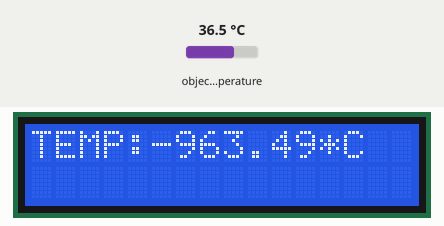
The sketch below on a simulated Arduino Uno, built with avr-gcc and run on an emulated ATmega328P. On the bench: 16×2 character LCD. The inputs (shaded band) are chosen by the test bench; at power-on: object temperature 36.5 °C. What the sketch prints to the serial monitor is not drawn.

Above: at 1.2 s.
1.3 s: object temperature set to 20 °C
At 2.0 s:
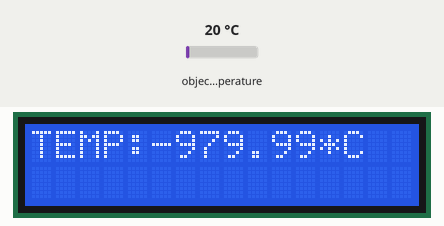
4.3 s: object temperature set to 26 °C
At 5.1 s:
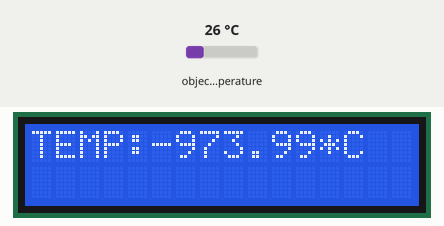
6.2 s: object temperature set to 32 °C
At 6.6 s:
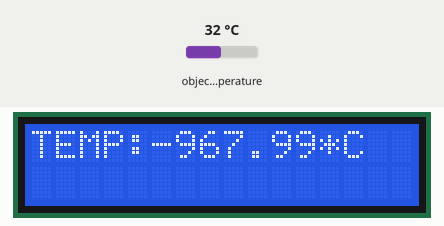
Timing chart, 0 to 9.2 s (numbered marks = the images above; inputs shaded):
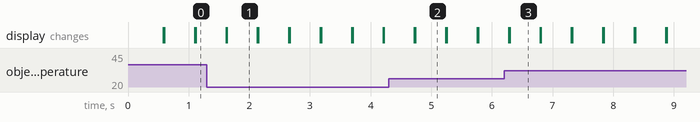

Measured:
- after the input at 1.3 s, the display: first differs from a run without the input after 0.33 s (image 1)
- after the input at 4.3 s, the display: first differs from a run without the input after 0.44 s (image 2)
- after the input at 6.2 s, the display: first differs from a run without the input after 0.09 s (image 3)
- what the display in image 1 shows lasts 0.5 s, from 1.6 s to 2.1 s

The sketch:

TERMOMETRO.ino
```cpp
#include <Wire.h>
#include <Adafruit_MLX90614.h>
#include <Wire.h>
#include <LiquidCrystal_I2C.h>

LiquidCrystal_I2C lcd(0x27,16,2);
Adafruit_MLX90614 mlx = Adafruit_MLX90614();

void setup() {
  mlx.begin();
  lcd.init();
  lcd.backlight();
  Serial.begin(9600);
}
void loop() {
  /*Serial.print("Ambient = "); Serial.print(mlx.readAmbientTempC());
  Serial.print("*C\tObject = "); Serial.print(mlx.readObjectTempC()); Serial.println("*C");*/
  lcd.print("TEMP:");
  lcd.print(mlx.readObjectTempC()-1000);
  lcd.print("*C");
  if ((mlx.readObjectTempC()-1000)>=37.5){
    Serial.write(2);
  }
  else{
    Serial.write(1);
  }
  delay(500);
  lcd.clear();
}
```
